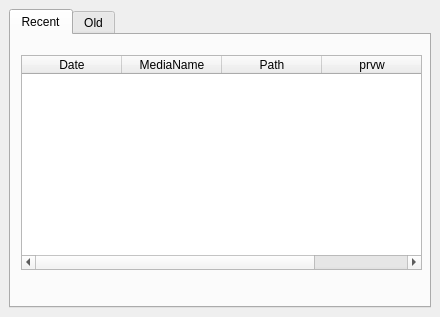
<?xml version="1.0" encoding="UTF-8"?>
<ui version="4.0">
 <class>WinRecHistoric</class>
 <widget class="QDockWidget" name="WinRecHistoric">
  <property name="windowModality">
   <enum>Qt::NonModal</enum>
  </property>
  <property name="geometry">
   <rect>
    <x>0</x>
    <y>0</y>
    <width>440</width>
    <height>317</height>
   </rect>
  </property>
  <property name="minimumSize">
   <size>
    <width>440</width>
    <height>291</height>
   </size>
  </property>
  <property name="features">
   <set>QDockWidget::AllDockWidgetFeatures</set>
  </property>
  <property name="windowTitle">
   <string>Record historic</string>
  </property>
  <widget class="QWidget" name="centralwidget">
   <property name="sizePolicy">
    <sizepolicy hsizetype="Minimum" vsizetype="Minimum">
     <horstretch>0</horstretch>
     <verstretch>0</verstretch>
    </sizepolicy>
   </property>
   <layout class="QVBoxLayout" name="verticalLayout">
    <item>
     <widget class="QTabWidget" name="tabWidget">
      <property name="currentIndex">
       <number>0</number>
      </property>
      <widget class="QWidget" name="tab">
       <attribute name="title">
        <string>Recent</string>
       </attribute>
       <widget class="QTableWidget" name="tableRecord">
        <property name="geometry">
         <rect>
          <x>10</x>
          <y>20</y>
          <width>401</width>
          <height>215</height>
         </rect>
        </property>
        <property name="textElideMode">
         <enum>Qt::ElideRight</enum>
        </property>
        <attribute name="horizontalHeaderStretchLastSection">
         <bool>true</bool>
        </attribute>
        <attribute name="verticalHeaderStretchLastSection">
         <bool>false</bool>
        </attribute>
        <column>
         <property name="text">
          <string>Date</string>
         </property>
        </column>
        <column>
         <property name="text">
          <string>MediaName</string>
         </property>
        </column>
        <column>
         <property name="text">
          <string>Path</string>
         </property>
        </column>
        <column>
         <property name="text">
          <string>prvw</string>
         </property>
        </column>
       </widget>
      </widget>
      <widget class="QWidget" name="tab_2">
       <attribute name="title">
        <string>Old</string>
       </attribute>
       <widget class="QTableWidget" name="tableFileName">
        <property name="geometry">
         <rect>
          <x>10</x>
          <y>20</y>
          <width>401</width>
          <height>215</height>
         </rect>
        </property>
        <property name="textElideMode">
         <enum>Qt::ElideRight</enum>
        </property>
        <attribute name="horizontalHeaderStretchLastSection">
         <bool>true</bool>
        </attribute>
        <attribute name="verticalHeaderStretchLastSection">
         <bool>false</bool>
        </attribute>
        <column>
         <property name="text">
          <string>Date</string>
         </property>
        </column>
        <column>
         <property name="text">
          <string>FileName</string>
         </property>
        </column>
        <column>
         <property name="text">
          <string>Path</string>
         </property>
        </column>
        <column>
         <property name="text">
          <string>prvw</string>
         </property>
        </column>
       </widget>
      </widget>
     </widget>
    </item>
   </layout>
  </widget>
 </widget>
 <resources/>
 <connections/>
</ui>
